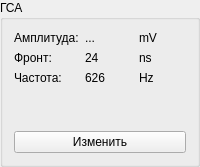
        <widget class="QGroupBox" name="groupBox_6">
         <property name="sizePolicy">
          <sizepolicy hsizetype="Preferred" vsizetype="Preferred">
           <horstretch>0</horstretch>
           <verstretch>0</verstretch>
          </sizepolicy>
         </property>
         <property name="title">
          <string>ГСА</string>
         </property>
         <layout class="QGridLayout" name="gridLayout_3">
          <item row="0" column="0">
           <widget class="QLabel" name="label_8">
            <property name="sizePolicy">
             <sizepolicy hsizetype="Preferred" vsizetype="Fixed">
              <horstretch>0</horstretch>
              <verstretch>0</verstretch>
             </sizepolicy>
            </property>
            <property name="minimumSize">
             <size>
              <width>0</width>
              <height>0</height>
             </size>
            </property>
            <property name="maximumSize">
             <size>
              <width>16777215</width>
              <height>49</height>
             </size>
            </property>
            <property name="text">
             <string>Амплитуда:</string>
            </property>
           </widget>
          </item>
          <item row="1" column="1">
           <widget class="QLabel" name="gsa_edge_label">
            <property name="sizePolicy">
             <sizepolicy hsizetype="Preferred" vsizetype="Fixed">
              <horstretch>0</horstretch>
              <verstretch>0</verstretch>
             </sizepolicy>
            </property>
            <property name="minimumSize">
             <size>
              <width>0</width>
              <height>0</height>
             </size>
            </property>
            <property name="maximumSize">
             <size>
              <width>16777215</width>
              <height>49</height>
             </size>
            </property>
            <property name="text">
             <string>24</string>
            </property>
           </widget>
          </item>
          <item row="1" column="0">
           <widget class="QLabel" name="label_11">
            <property name="sizePolicy">
             <sizepolicy hsizetype="Preferred" vsizetype="Fixed">
              <horstretch>0</horstretch>
              <verstretch>0</verstretch>
             </sizepolicy>
            </property>
            <property name="minimumSize">
             <size>
              <width>0</width>
              <height>0</height>
             </size>
            </property>
            <property name="maximumSize">
             <size>
              <width>16777215</width>
              <height>49</height>
             </size>
            </property>
            <property name="text">
             <string>Фронт:</string>
            </property>
           </widget>
          </item>
          <item row="0" column="1">
           <widget class="QLabel" name="gsa_ampl_label">
            <property name="sizePolicy">
             <sizepolicy hsizetype="Preferred" vsizetype="Fixed">
              <horstretch>0</horstretch>
              <verstretch>0</verstretch>
             </sizepolicy>
            </property>
            <property name="minimumSize">
             <size>
              <width>0</width>
              <height>0</height>
             </size>
            </property>
            <property name="maximumSize">
             <size>
              <width>16777215</width>
              <height>49</height>
             </size>
            </property>
            <property name="text">
             <string>...</string>
            </property>
           </widget>
          </item>
          <item row="0" column="2">
           <widget class="QLabel" name="label_15">
            <property name="sizePolicy">
             <sizepolicy hsizetype="Preferred" vsizetype="Fixed">
              <horstretch>0</horstretch>
              <verstretch>0</verstretch>
             </sizepolicy>
            </property>
            <property name="minimumSize">
             <size>
              <width>0</width>
              <height>0</height>
             </size>
            </property>
            <property name="maximumSize">
             <size>
              <width>16777215</width>
              <height>49</height>
             </size>
            </property>
            <property name="text">
             <string>mV</string>
            </property>
           </widget>
          </item>
          <item row="1" column="2">
           <widget class="QLabel" name="label_16">
            <property name="minimumSize">
             <size>
              <width>0</width>
              <height>0</height>
             </size>
            </property>
            <property name="maximumSize">
             <size>
              <width>16777215</width>
              <height>49</height>
             </size>
            </property>
            <property name="text">
             <string>ns</string>
            </property>
           </widget>
          </item>
          <item row="2" column="2">
           <widget class="QLabel" name="label_17">
            <property name="sizePolicy">
             <sizepolicy hsizetype="Preferred" vsizetype="Fixed">
              <horstretch>0</horstretch>
              <verstretch>0</verstretch>
             </sizepolicy>
            </property>
            <property name="minimumSize">
             <size>
              <width>0</width>
              <height>0</height>
             </size>
            </property>
            <property name="maximumSize">
             <size>
              <width>16777215</width>
              <height>49</height>
             </size>
            </property>
            <property name="text">
             <string>Hz</string>
            </property>
           </widget>
          </item>
          <item row="2" column="0">
           <widget class="QLabel" name="label_12">
            <property name="sizePolicy">
             <sizepolicy hsizetype="Preferred" vsizetype="Fixed">
              <horstretch>0</horstretch>
              <verstretch>0</verstretch>
             </sizepolicy>
            </property>
            <property name="minimumSize">
             <size>
              <width>0</width>
              <height>0</height>
             </size>
            </property>
            <property name="maximumSize">
             <size>
              <width>16777215</width>
              <height>49</height>
             </size>
            </property>
            <property name="text">
             <string>Частота:</string>
            </property>
           </widget>
          </item>
          <item row="2" column="1">
           <widget class="QLabel" name="gsa_freq_label">
            <property name="sizePolicy">
             <sizepolicy hsizetype="Preferred" vsizetype="Fixed">
              <horstretch>0</horstretch>
              <verstretch>0</verstretch>
             </sizepolicy>
            </property>
            <property name="minimumSize">
             <size>
              <width>0</width>
              <height>0</height>
             </size>
            </property>
            <property name="maximumSize">
             <size>
              <width>16777215</width>
              <height>49</height>
             </size>
            </property>
            <property name="text">
             <string>626</string>
            </property>
           </widget>
          </item>
          <item row="3" column="1">
           <spacer name="verticalSpacer_2">
            <property name="orientation">
             <enum>Qt::Vertical</enum>
            </property>
            <property name="sizeHint" stdset="0">
             <size>
              <width>20</width>
              <height>40</height>
             </size>
            </property>
           </spacer>
          </item>
          <item row="4" column="0" colspan="3">
           <widget class="QPushButton" name="changeGSA_pushButton">
            <property name="sizePolicy">
             <sizepolicy hsizetype="Minimum" vsizetype="Preferred">
              <horstretch>0</horstretch>
              <verstretch>0</verstretch>
             </sizepolicy>
            </property>
            <property name="text">
             <string>Изменить</string>
            </property>
           </widget>
          </item>
         </layout>
        </widget>
